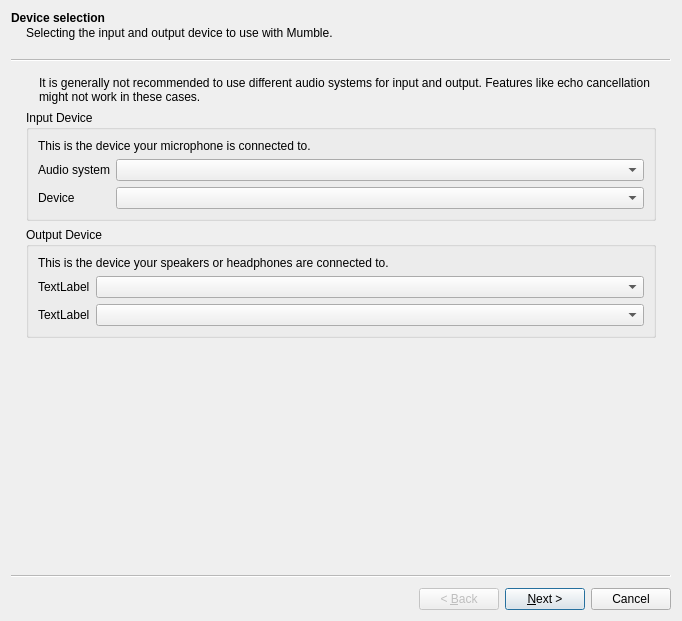
<?xml version="1.0" encoding="UTF-8"?>
<ui version="4.0">
 <class>AudioWizard</class>
 <widget class="QWizard" name="AudioWizard">
  <property name="geometry">
   <rect>
    <x>0</x>
    <y>0</y>
    <width>682</width>
    <height>621</height>
   </rect>
  </property>
  <property name="windowTitle">
   <string>Wizard</string>
  </property>
  <widget class="QWizardPage" name="devicePage">
   <property name="title">
    <string>Device selection</string>
   </property>
   <property name="subTitle">
    <string>Selecting the input and output device to use with Mumble.</string>
   </property>
   <layout class="QVBoxLayout" name="verticalLayout">
    <item>
     <layout class="QHBoxLayout" name="horizontalLayout">
      <item>
       <widget class="QLabel" name="warningIcon">
        <property name="sizePolicy">
         <sizepolicy hsizetype="Fixed" vsizetype="Fixed">
          <horstretch>0</horstretch>
          <verstretch>0</verstretch>
         </sizepolicy>
        </property>
        <property name="text">
         <string/>
        </property>
       </widget>
      </item>
      <item>
       <widget class="QLabel" name="label">
        <property name="text">
         <string>It is generally not recommended to use different audio systems for input and output. Features like echo cancellation might not work in these cases.</string>
        </property>
        <property name="wordWrap">
         <bool>true</bool>
        </property>
       </widget>
      </item>
     </layout>
    </item>
    <item>
     <widget class="QGroupBox" name="groupBox">
      <property name="title">
       <string>Input Device</string>
      </property>
      <layout class="QFormLayout" name="formLayout">
       <item row="1" column="0">
        <widget class="QLabel" name="label_2">
         <property name="text">
          <string>Audio system</string>
         </property>
        </widget>
       </item>
       <item row="1" column="1">
        <widget class="QComboBox" name="comboBox">
         <property name="sizePolicy">
          <sizepolicy hsizetype="Expanding" vsizetype="Fixed">
           <horstretch>0</horstretch>
           <verstretch>0</verstretch>
          </sizepolicy>
         </property>
        </widget>
       </item>
       <item row="2" column="0">
        <widget class="QLabel" name="label_3">
         <property name="text">
          <string>Device</string>
         </property>
        </widget>
       </item>
       <item row="2" column="1">
        <widget class="QComboBox" name="comboBox_2">
         <property name="sizePolicy">
          <sizepolicy hsizetype="Expanding" vsizetype="Fixed">
           <horstretch>0</horstretch>
           <verstretch>0</verstretch>
          </sizepolicy>
         </property>
        </widget>
       </item>
       <item row="0" column="0" colspan="2">
        <widget class="QLabel" name="label_4">
         <property name="text">
          <string>This is the device your microphone is connected to.</string>
         </property>
         <property name="wordWrap">
          <bool>true</bool>
         </property>
        </widget>
       </item>
      </layout>
     </widget>
    </item>
    <item>
     <widget class="QGroupBox" name="groupBox_3">
      <property name="title">
       <string>Output Device</string>
      </property>
      <layout class="QFormLayout" name="formLayout_2">
       <item row="0" column="0" colspan="2">
        <widget class="QLabel" name="label_5">
         <property name="text">
          <string>This is the device your speakers or headphones are connected to.</string>
         </property>
         <property name="wordWrap">
          <bool>true</bool>
         </property>
        </widget>
       </item>
       <item row="1" column="0">
        <widget class="QLabel" name="label_6">
         <property name="text">
          <string>TextLabel</string>
         </property>
        </widget>
       </item>
       <item row="1" column="1">
        <widget class="QComboBox" name="comboBox_3">
         <property name="sizePolicy">
          <sizepolicy hsizetype="Expanding" vsizetype="Fixed">
           <horstretch>0</horstretch>
           <verstretch>0</verstretch>
          </sizepolicy>
         </property>
        </widget>
       </item>
       <item row="2" column="0">
        <widget class="QLabel" name="label_7">
         <property name="text">
          <string>TextLabel</string>
         </property>
        </widget>
       </item>
       <item row="2" column="1">
        <widget class="QComboBox" name="comboBox_4">
         <property name="sizePolicy">
          <sizepolicy hsizetype="Expanding" vsizetype="Fixed">
           <horstretch>0</horstretch>
           <verstretch>0</verstretch>
          </sizepolicy>
         </property>
        </widget>
       </item>
      </layout>
     </widget>
    </item>
   </layout>
  </widget>
  <widget class="QWizardPage" name="bufferPage">
   <property name="title">
    <string>Device tuning</string>
   </property>
   <property name="subTitle">
    <string>Trying to find the most suitable options for your chosen devices.</string>
   </property>
   <layout class="QVBoxLayout" name="verticalLayout_3">
    <item>
     <widget class="QLabel" name="label_8">
      <property name="text">
       <string>You should now hear an audio sample. Please judge the audio quality of the played-back audio. If you hear any interruptions or jittering, click on &quot;Bad&quot;, otherwise click on &quot;Good&quot;.</string>
      </property>
      <property name="wordWrap">
       <bool>true</bool>
      </property>
     </widget>
    </item>
    <item>
     <layout class="QHBoxLayout" name="horizontalLayout_2">
      <item>
       <spacer name="horizontalSpacer">
        <property name="orientation">
         <enum>Qt::Horizontal</enum>
        </property>
        <property name="sizeHint" stdset="0">
         <size>
          <width>40</width>
          <height>20</height>
         </size>
        </property>
       </spacer>
      </item>
      <item>
       <widget class="QPushButton" name="pushButton">
        <property name="text">
         <string>Bad</string>
        </property>
       </widget>
      </item>
      <item>
       <spacer name="horizontalSpacer_3">
        <property name="orientation">
         <enum>Qt::Horizontal</enum>
        </property>
        <property name="sizeType">
         <enum>QSizePolicy::Fixed</enum>
        </property>
        <property name="sizeHint" stdset="0">
         <size>
          <width>40</width>
          <height>20</height>
         </size>
        </property>
       </spacer>
      </item>
      <item>
       <widget class="QPushButton" name="pushButton_3">
        <property name="text">
         <string>Good</string>
        </property>
       </widget>
      </item>
      <item>
       <spacer name="horizontalSpacer_2">
        <property name="orientation">
         <enum>Qt::Horizontal</enum>
        </property>
        <property name="sizeHint" stdset="0">
         <size>
          <width>40</width>
          <height>20</height>
         </size>
        </property>
       </spacer>
      </item>
     </layout>
    </item>
   </layout>
  </widget>
  <widget class="QWizardPage" name="audioThresholdPage">
   <property name="title">
    <string>Device tuning</string>
   </property>
   <property name="subTitle">
    <string>Trying to find the most suitable options for your chosen devices.</string>
   </property>
   <layout class="QVBoxLayout" name="verticalLayout_7">
    <item>
     <widget class="QWidget" name="widget" native="true">
      <layout class="QVBoxLayout" name="verticalLayout_2">
       <item>
        <widget class="QLabel" name="label_10">
         <property name="text">
          <string>Open your sound control panel and go to the recording settings. Make sure the microphone is selected as active input with maximum recording volume. If there's an option to enable a &quot;Microphone boost&quot; make sure it's checked.</string>
         </property>
         <property name="wordWrap">
          <bool>true</bool>
         </property>
        </widget>
       </item>
       <item>
        <widget class="QPushButton" name="pushButton_2">
         <property name="sizePolicy">
          <sizepolicy hsizetype="Fixed" vsizetype="Fixed">
           <horstretch>0</horstretch>
           <verstretch>0</verstretch>
          </sizepolicy>
         </property>
         <property name="text">
          <string>Done</string>
         </property>
        </widget>
       </item>
      </layout>
     </widget>
    </item>
    <item>
     <widget class="QWidget" name="widget_2" native="true">
      <layout class="QVBoxLayout" name="verticalLayout_4">
       <item>
        <widget class="QLabel" name="label_11">
         <property name="text">
          <string>Now speak loudly, as if you were annoyed or excited.</string>
         </property>
         <property name="wordWrap">
          <bool>true</bool>
         </property>
        </widget>
       </item>
       <item>
        <widget class="QFrame" name="frame">
         <property name="frameShape">
          <enum>QFrame::StyledPanel</enum>
         </property>
         <property name="frameShadow">
          <enum>QFrame::Raised</enum>
         </property>
         <layout class="QHBoxLayout" name="horizontalLayout_4">
          <item>
           <widget class="QLabel" name="warningIcon_2">
            <property name="sizePolicy">
             <sizepolicy hsizetype="Fixed" vsizetype="Fixed">
              <horstretch>0</horstretch>
              <verstretch>0</verstretch>
             </sizepolicy>
            </property>
            <property name="text">
             <string/>
            </property>
           </widget>
          </item>
          <item>
           <widget class="QLabel" name="label_12">
            <property name="sizePolicy">
             <sizepolicy hsizetype="Expanding" vsizetype="Preferred">
              <horstretch>0</horstretch>
              <verstretch>0</verstretch>
             </sizepolicy>
            </property>
            <property name="text">
             <string>It appears that your microphone is too sensitive. Please open your sound control panel, go to the recording settings and lower the microphone volume a little bit. Afterwards, repeat this test.</string>
            </property>
            <property name="wordWrap">
             <bool>true</bool>
            </property>
           </widget>
          </item>
          <item>
           <widget class="QPushButton" name="pushButton_5">
            <property name="text">
             <string>Got it</string>
            </property>
           </widget>
          </item>
         </layout>
        </widget>
       </item>
       <item>
        <layout class="QHBoxLayout" name="horizontalLayout_3">
         <item>
          <spacer name="horizontalSpacer_4">
           <property name="orientation">
            <enum>Qt::Horizontal</enum>
           </property>
           <property name="sizeType">
            <enum>QSizePolicy::Fixed</enum>
           </property>
           <property name="sizeHint" stdset="0">
            <size>
             <width>40</width>
             <height>20</height>
            </size>
           </property>
          </spacer>
         </item>
         <item>
          <widget class="QLabel" name="label_13">
           <property name="text">
            <string>Excellent, it seems like everything works out.</string>
           </property>
          </widget>
         </item>
        </layout>
       </item>
       <item>
        <widget class="QPushButton" name="pushButton_4">
         <property name="sizePolicy">
          <sizepolicy hsizetype="Fixed" vsizetype="Fixed">
           <horstretch>0</horstretch>
           <verstretch>0</verstretch>
          </sizepolicy>
         </property>
         <property name="text">
          <string>Done</string>
         </property>
        </widget>
       </item>
      </layout>
     </widget>
    </item>
    <item>
     <widget class="QWidget" name="widget_3" native="true">
      <layout class="QVBoxLayout" name="verticalLayout_5">
       <item>
        <widget class="QLabel" name="label_9">
         <property name="text">
          <string>Next, please leave the microphone live (ready to pick up audio - aka not muted) but keep silent.</string>
         </property>
         <property name="wordWrap">
          <bool>true</bool>
         </property>
        </widget>
       </item>
       <item>
        <widget class="QPushButton" name="pushButton_6">
         <property name="sizePolicy">
          <sizepolicy hsizetype="Fixed" vsizetype="Fixed">
           <horstretch>0</horstretch>
           <verstretch>0</verstretch>
          </sizepolicy>
         </property>
         <property name="text">
          <string>Done</string>
         </property>
        </widget>
       </item>
      </layout>
     </widget>
    </item>
    <item>
     <widget class="QWidget" name="widget_4" native="true">
      <layout class="QVBoxLayout" name="verticalLayout_6">
       <item>
        <widget class="QLabel" name="label_14">
         <property name="text">
          <string>Finally, please whisper as if it was late at night and you are trying not to disturb anyone nearby.</string>
         </property>
         <property name="wordWrap">
          <bool>true</bool>
         </property>
        </widget>
       </item>
       <item>
        <widget class="QPushButton" name="pushButton_7">
         <property name="sizePolicy">
          <sizepolicy hsizetype="Fixed" vsizetype="Fixed">
           <horstretch>0</horstretch>
           <verstretch>0</verstretch>
          </sizepolicy>
         </property>
         <property name="text">
          <string>Done</string>
         </property>
        </widget>
       </item>
      </layout>
     </widget>
    </item>
   </layout>
  </widget>
  <widget class="QWizardPage" name="audioProcessingPage">
   <property name="title">
    <string>Device tuning</string>
   </property>
   <property name="subTitle">
    <string>Trying to find the most suitable options for your chosen devices.</string>
   </property>
   <layout class="QVBoxLayout" name="verticalLayout_9">
    <item>
     <widget class="QLabel" name="label_15">
      <property name="text">
       <string>We will record a short sample of you speaking into your microphone and then we will try to figure out the optimal post-processing settings (yielding the best audio quality). While you are speaking, we will play an audio sample through your speakers. Just ignore the sample and speak over it.</string>
      </property>
      <property name="wordWrap">
       <bool>true</bool>
      </property>
     </widget>
    </item>
    <item>
     <layout class="QHBoxLayout" name="horizontalLayout_7">
      <item>
       <widget class="QPushButton" name="pushButton_8">
        <property name="text">
         <string>Start recording</string>
        </property>
       </widget>
      </item>
      <item>
       <widget class="QProgressBar" name="progressBar">
        <property name="minimum">
         <number>0</number>
        </property>
        <property name="maximum">
         <number>100</number>
        </property>
        <property name="value">
         <number>1</number>
        </property>
        <property name="textVisible">
         <bool>true</bool>
        </property>
        <property name="invertedAppearance">
         <bool>false</bool>
        </property>
       </widget>
      </item>
     </layout>
    </item>
    <item>
     <widget class="QWidget" name="widget_5" native="true">
      <layout class="QVBoxLayout" name="verticalLayout_8">
       <item>
        <widget class="QLabel" name="label_16">
         <property name="text">
          <string>Here is your recorded sample processed in two different ways. Please select, which of the two sounds better to you. Note that ideally the audio sample in the background should not be audible.</string>
         </property>
         <property name="wordWrap">
          <bool>true</bool>
         </property>
        </widget>
       </item>
       <item>
        <layout class="QHBoxLayout" name="horizontalLayout_5">
         <item>
          <spacer name="horizontalSpacer_5">
           <property name="orientation">
            <enum>Qt::Horizontal</enum>
           </property>
           <property name="sizeHint" stdset="0">
            <size>
             <width>40</width>
             <height>20</height>
            </size>
           </property>
          </spacer>
         </item>
         <item>
          <widget class="QPushButton" name="pushButton_9">
           <property name="sizePolicy">
            <sizepolicy hsizetype="Fixed" vsizetype="Fixed">
             <horstretch>0</horstretch>
             <verstretch>0</verstretch>
            </sizepolicy>
           </property>
           <property name="text">
            <string>Play Left</string>
           </property>
          </widget>
         </item>
         <item>
          <spacer name="horizontalSpacer_7">
           <property name="orientation">
            <enum>Qt::Horizontal</enum>
           </property>
           <property name="sizeType">
            <enum>QSizePolicy::Fixed</enum>
           </property>
           <property name="sizeHint" stdset="0">
            <size>
             <width>40</width>
             <height>20</height>
            </size>
           </property>
          </spacer>
         </item>
         <item>
          <widget class="QPushButton" name="pushButton_10">
           <property name="sizePolicy">
            <sizepolicy hsizetype="Fixed" vsizetype="Fixed">
             <horstretch>0</horstretch>
             <verstretch>0</verstretch>
            </sizepolicy>
           </property>
           <property name="text">
            <string>Play Right</string>
           </property>
          </widget>
         </item>
         <item>
          <spacer name="horizontalSpacer_6">
           <property name="orientation">
            <enum>Qt::Horizontal</enum>
           </property>
           <property name="sizeHint" stdset="0">
            <size>
             <width>40</width>
             <height>20</height>
            </size>
           </property>
          </spacer>
         </item>
        </layout>
       </item>
       <item>
        <widget class="QLabel" name="label_17">
         <property name="text">
          <string>Which sounds better?</string>
         </property>
        </widget>
       </item>
       <item>
        <layout class="QHBoxLayout" name="horizontalLayout_6">
         <item>
          <spacer name="horizontalSpacer_8">
           <property name="orientation">
            <enum>Qt::Horizontal</enum>
           </property>
           <property name="sizeHint" stdset="0">
            <size>
             <width>40</width>
             <height>20</height>
            </size>
           </property>
          </spacer>
         </item>
         <item>
          <widget class="QPushButton" name="pushButton_11">
           <property name="text">
            <string>Left</string>
           </property>
          </widget>
         </item>
         <item>
          <widget class="QPushButton" name="pushButton_12">
           <property name="text">
            <string>Neither</string>
           </property>
          </widget>
         </item>
         <item>
          <widget class="QPushButton" name="pushButton_13">
           <property name="text">
            <string>Right</string>
           </property>
          </widget>
         </item>
         <item>
          <spacer name="horizontalSpacer_9">
           <property name="orientation">
            <enum>Qt::Horizontal</enum>
           </property>
           <property name="sizeHint" stdset="0">
            <size>
             <width>40</width>
             <height>20</height>
            </size>
           </property>
          </spacer>
         </item>
        </layout>
       </item>
      </layout>
     </widget>
    </item>
   </layout>
  </widget>
  <widget class="QWizardPage" name="voiceActivationPage">
   <property name="title">
    <string>Voice activation</string>
   </property>
   <property name="subTitle">
    <string>Choose (and calibrate) your preferred voice activation method.</string>
   </property>
   <widget class="QWidget" name="verticalLayoutWidget">
    <property name="geometry">
     <rect>
      <x>10</x>
      <y>20</y>
      <width>406</width>
      <height>111</height>
     </rect>
    </property>
    <layout class="QVBoxLayout" name="verticalLayout_10">
     <item>
      <layout class="QHBoxLayout" name="horizontalLayout_8">
       <item>
        <widget class="QRadioButton" name="radioButton">
         <property name="text">
          <string>Push-To-Talk:</string>
         </property>
        </widget>
       </item>
       <item>
        <widget class="QPushButton" name="pushButton_14">
         <property name="sizePolicy">
          <sizepolicy hsizetype="Expanding" vsizetype="Fixed">
           <horstretch>0</horstretch>
           <verstretch>0</verstretch>
          </sizepolicy>
         </property>
         <property name="text">
          <string/>
         </property>
        </widget>
       </item>
      </layout>
     </item>
     <item>
      <layout class="QHBoxLayout" name="horizontalLayout_9">
       <item>
        <widget class="QRadioButton" name="radioButton_2">
         <property name="text">
          <string>Voice Activation</string>
         </property>
        </widget>
       </item>
       <item>
        <widget class="QComboBox" name="comboBox_5">
         <property name="sizePolicy">
          <sizepolicy hsizetype="Expanding" vsizetype="Fixed">
           <horstretch>0</horstretch>
           <verstretch>0</verstretch>
          </sizepolicy>
         </property>
         <item>
          <property name="text">
           <string>Signal-To-Noise ratio</string>
          </property>
         </item>
         <item>
          <property name="text">
           <string>Raw amplitude from input</string>
          </property>
         </item>
        </widget>
       </item>
      </layout>
     </item>
    </layout>
   </widget>
   <widget class="QLabel" name="talkingIcon">
    <property name="geometry">
     <rect>
      <x>460</x>
      <y>30</y>
      <width>161</width>
      <height>81</height>
     </rect>
    </property>
    <property name="text">
     <string>TextLabel</string>
    </property>
   </widget>
   <widget class="QLabel" name="label_18">
    <property name="geometry">
     <rect>
      <x>120</x>
      <y>240</y>
      <width>63</width>
      <height>20</height>
     </rect>
    </property>
    <property name="text">
     <string>TextLabel</string>
    </property>
   </widget>
  </widget>
 </widget>
 <resources/>
 <connections/>
</ui>
